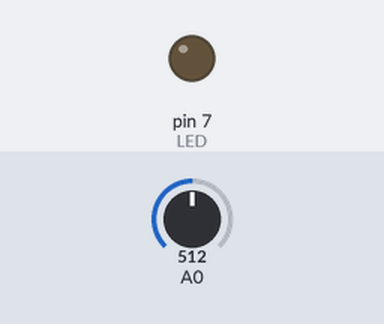
The sketch below on a simulated Arduino Uno, built with avr-gcc and run on an emulated ATmega328P. On the bench: output pins drawn as LEDs (lit = HIGH). Inputs (shaded band) come from the test bench; at power-on: A0 = 512.

Above: at 1.3 s.
1.4 s: A0 set to 0
At 3.2 s:
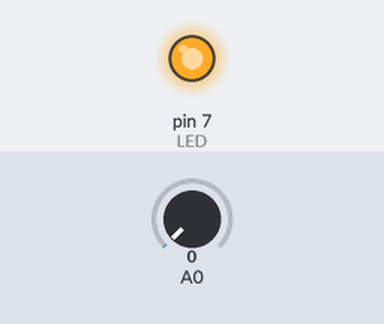
4.4 s: A0 set to 122
At 5.4 s:
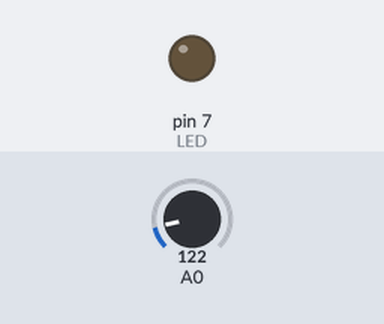
Timing chart, 0 to 7.4 s (numbered marks = the images above; inputs shaded):
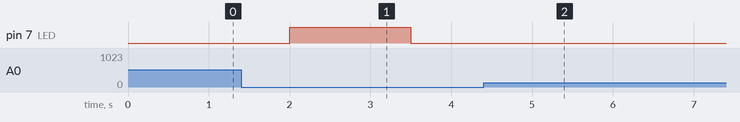

The sketch:

arduino_ldr_led.ino
```cpp
const int LED = 7;
boolean x = true;

void setup() {
  Serial.begin(9600);
  pinMode(LED , OUTPUT);

}

void loop() {
  int c = analogRead(A0);
  delay(500);
if ( c<1 && x == true){
  digitalWrite(7,HIGH);
   x = false;
   delay(1000);

}
else if ( c <300 && x == false){
x = true;
digitalWrite(7,LOW);
delay(1000);
}
}
```

Measured:
- after the input at 1.4 s, pin 7 (LED): LOW → HIGH after 0.60 s, → LOW 1.5 s later
- after the input at 4.4 s, pin 7 (LED): stops changing and stays LOW
